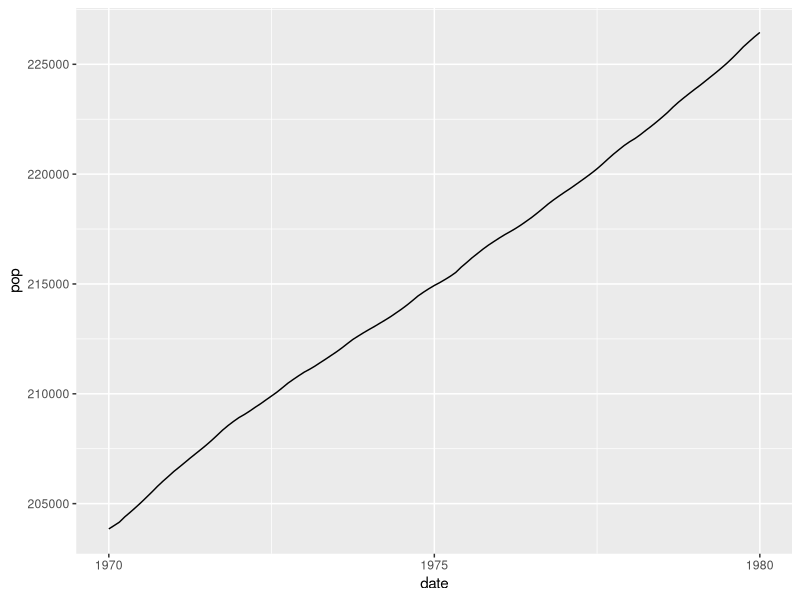
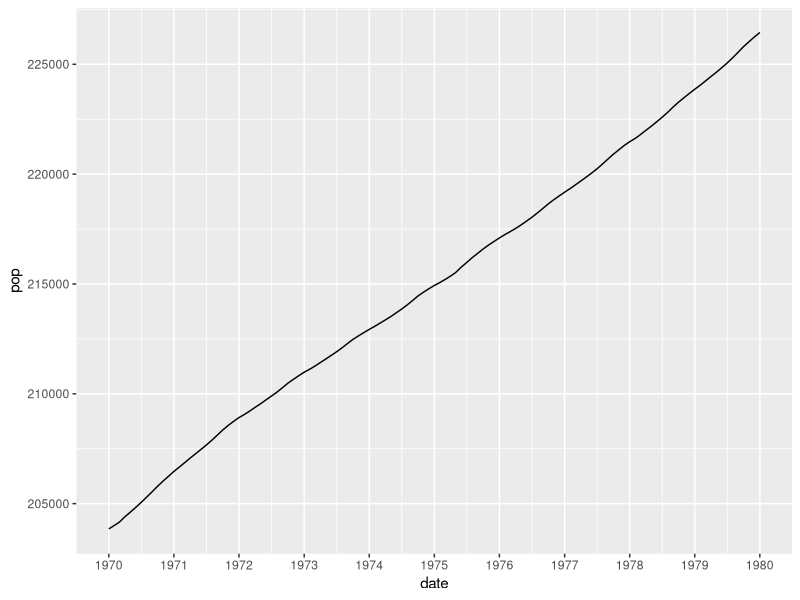
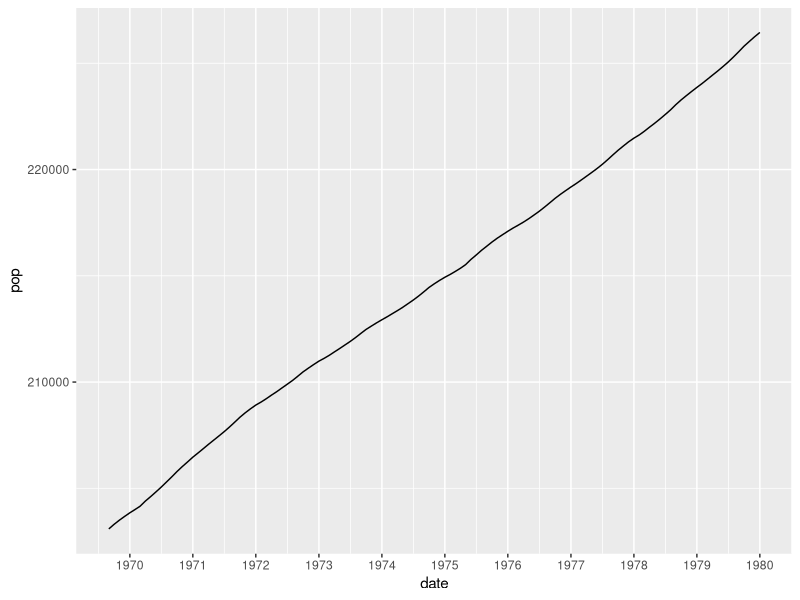
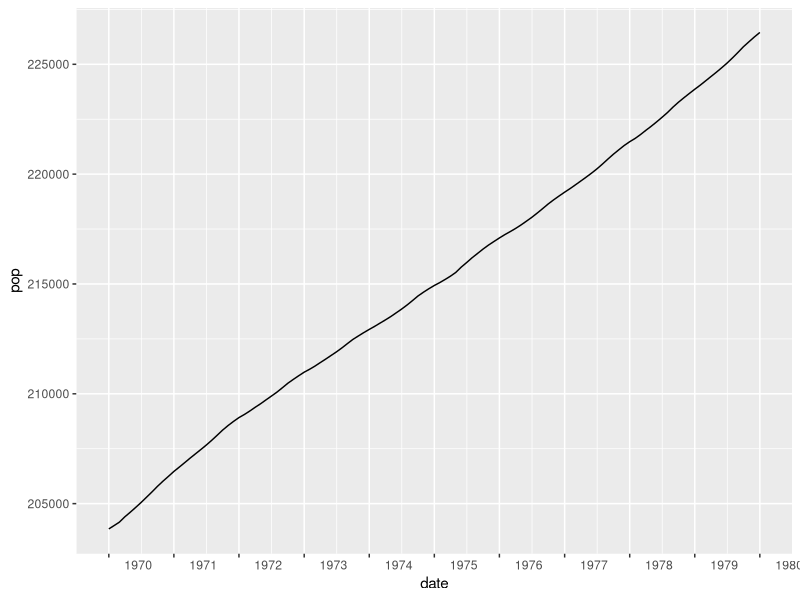
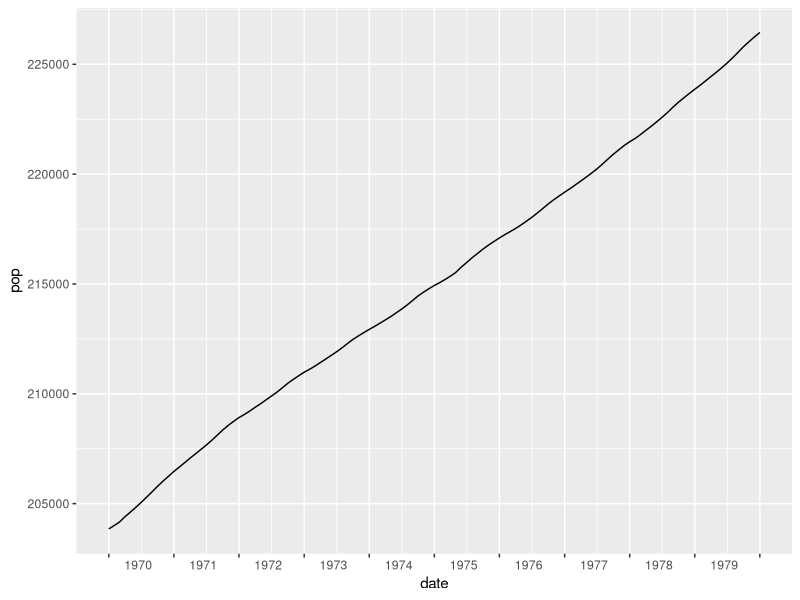

Recreate these plots in R, in order.
## ---- chunk 1
knitr::opts_chunk$set(eval = TRUE, echo = TRUE, comment = NA, 
                      warning = FALSE, message = FALSE)
## ---- chunk 2
library(tidyverse)
library(lubridate)

# reduce the data
data_to_plot <- filter(economics, 
                       between(date, as.Date("1970-01-01"), 
                               as.Date("1980-01-01")))

ggplot(data_to_plot, aes(x = date, y = pop)) + 
  geom_line() 
## ---- chunk 3
library(lubridate)

data_to_plot <- filter(economics, 
                       between(date, make_date(1970), 
                               make_date(1980)))

ggplot(data_to_plot, aes(x = date, y = pop)) + 
  geom_line() +
  scale_x_date(date_breaks = "1 year", date_labels = "%Y")
## ---- chunk 4
data_to_plot <- filter(economics, 
                       between(date, make_date(1969, 9), 
                               make_date(1980)))

ggplot(data_to_plot, aes(x = date, y = pop)) + 
  geom_line() +
  scale_x_date(date_breaks = "1 year", date_labels = "%Y")
## ---- chunk 5
data_to_plot <- filter(economics, 
                       between(date, make_date(1970), 
                               make_date(1980)))

ggplot(data_to_plot,
       aes(x = date, y = pop)) +
  geom_line() +
  scale_x_date(date_breaks = "1 year", date_labels = "%Y") + 
  theme(axis.text.x = element_text(hjust = -0.55))
## ---- chunk 6
data_to_plot <- filter(economics, 
                       between(date, make_date(1970), 
                               make_date(1980)))

years_used <- unique(year(data_to_plot$date))
year_labels <- c(years_used[-length(years_used)], "")

ggplot(data_to_plot,
       aes(x = date, y = pop)) +
  geom_line() +
  scale_x_date(breaks = make_date(years_used), labels = year_labels) +
  theme(axis.text.x = element_text(hjust = -0.55))
